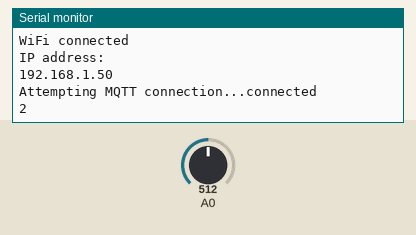
Bench run of a sketch on a simulated ESP8266 (NodeMCU). On the bench: the last lines printed to the serial monitor. The test bench sets the inputs (shaded band); at power-on: A0 = 512. WiFi joins after 1.5 s; servers stay silent unless stated; no MQTT or app messages arrive unless stated.

Above: at 2.7 s.
2.8 s: A0 set to 610
At 3.3 s:
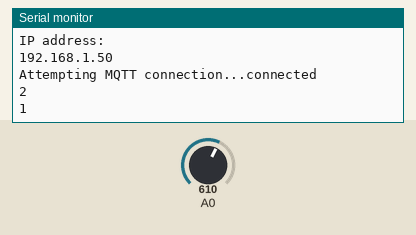
4.3 s: A0 set to 340
At 5.5 s:
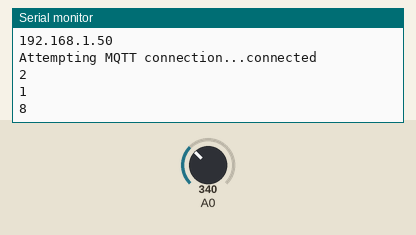
Timing chart, 0 to 7.3 s (numbered marks = the images above; inputs shaded):
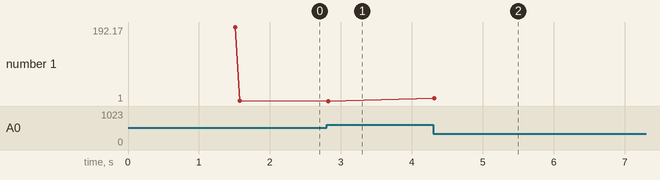

Measured:
- after the input at 2.8 s, the serial monitor: prints a new line at once (image 1)
- after the input at 4.3 s, the serial monitor: prints a new line at once (image 2)
- plotted number 1: 2 → 1 after the input at 2.8 s, 1 → 8 after the input at 4.3 s

The sketch:

Virtual_piano_tiles.ino
```cpp
/****************************************************
   Author: Atul Dubey
   Date: 05/10/2022
   Description:
      Thi code will help you get the analog readings
      from the Piano keys and then send corresponding
      signals over MQTT
 ****************************************************/

#include <ESP8266WiFi.h>
#include <PubSubClient.h>

const char* ssid = "WIFI SSID";
const char* password = "WIFI PASSWORD";
const char* mqtt_server = "WIFI BROKER ADDRESS";

WiFiClient espClient;
PubSubClient client(espClient);
long lastMsg = 0;
char msg[50];
int value = 0;

int r0 = 0;      //value of select pin at the 4051 (s0)
int r1 = 0;      //value of select pin at the 4051 (s1)
int r2 = 0;
int s0 = 4;
int s1 = 5;
int s2 = 12;
int d1, d2, d3, d4, d5, d6, d7;
int oldtemp = 0;
int newtemp = 0;
int count = 0;   //which y pin we are selecting
int threshold = 350;
void setup() {

  pinMode(s0, OUTPUT);
  pinMode(s1, OUTPUT);
  pinMode(s2, OUTPUT);
  Serial.begin(115200);
  setup_wifi();
  client.setServer(mqtt_server, 1883);
  client.setCallback(callback);
}
void setup_wifi() {

  delay(10);
  // We start by connecting to a WiFi network
  Serial.println();
  Serial.print("Connecting to ");
  Serial.println(ssid);

  WiFi.begin(ssid, password);

  while (WiFi.status() != WL_CONNECTED) {
    delay(500);
    Serial.print(".");
  }

  Serial.println("");
  Serial.println("WiFi connected");
  Serial.println("IP address: ");
  Serial.println(WiFi.localIP());
}
void callback(char* topic, byte* payload, unsigned int length) {
  Serial.print("Message arrived [");
  Serial.print(topic);
  Serial.print("] ");
}
void reconnect() {
  // Loop until we're reconnected
  while (!client.connected()) {
    Serial.print("Attempting MQTT connection...");
    // Attempt to connect
    if (client.connect("piano")) {
      Serial.println("connected");
      // Once connected, publish an announcement...
    } else {
      Serial.print("failed, rc=");
      Serial.print(client.state());
      Serial.println(" try again in 5 seconds");
      // Wait 5 seconds before retrying
      delay(5000);
    }
  }
}

void loop() {
  if (!client.connected()) {
    reconnect();
  }
  client.loop();

  int x[10];
  for (count = 0; count <= 6; count++) {
    // select the bit
    r0 = bitRead(count, 0);   // use this with arduino 0013 (and newer versions)
    r1 = bitRead(count, 1);   // use this with arduino 0013 (and newer versions)
    r2 = bitRead(count, 2);
    digitalWrite(s0, r0);
    digitalWrite(s1, r1);
    digitalWrite(s2, r2);
    //Either read or write the multiplexed pin here
    x[count] = analogRead(A0);
    //Serial.println(analogRead(A0));

  }
  d1 = x[0];
  d2 = x[1];
  d3 = x[2];
  d4 = x[3];
  d5 = x[4];
  d6 = x[5];
  d7 = x[6];
  if (d1 > 600)
  {
    newtemp = 1;
    // Serial.print('1');
  }
  else if (d2 > threshold)
  {
    newtemp = 2;
    //Serial.print('2');
  }
  else if (d3 > threshold)
  {
    newtemp = 3;
    //Serial.print('3');
  }
  else if (d4 > threshold)
  {
    newtemp = 4;
    //Serial.print('4');
  }
  else if (d5 > threshold)
  {
    newtemp = 5;
    //Serial.print('4');
  }
  else if (d6 > threshold)
  {
    newtemp = 6;
    //Serial.print('4');
  }
  else if (d7 > threshold)
  {
    newtemp = 7;
    //Serial.print('4');
  }
  else
  {
    newtemp = 8;
  }
  delay(10);
  if (newtemp != oldtemp)
  {
    if (newtemp == 1)
    {
      String msg = "1";
      char Y[10];
      msg.toCharArray(Y, 10);
      client.publish("drum", Y);
      Serial.println(Y);
    }
    if (newtemp == 2)
    {
      String msg = "2";
      char Y[10];
      msg.toCharArray(Y, 10);
      client.publish("drum", Y);
      Serial.println(Y);
    }
    if (newtemp == 3)
    {
      String msg = "3";
      char Y[10];
      msg.toCharArray(Y, 10);
      client.publish("drum", Y);
      Serial.println(Y);
    }

    if (newtemp == 4)
    {
      String msg = "4";
      char Y[10];
      msg.toCharArray(Y, 10);
      client.publish("drum", Y);
      Serial.println(Y);

    }
    if (newtemp == 5)
    {
      String msg = "5";
      char Y[10];
      msg.toCharArray(Y, 10);
      client.publish("drum", Y);
      Serial.println(Y);

    }
    if (newtemp == 6)
    {
      String msg = "6";
      char Y[10];
      msg.toCharArray(Y, 10);
      client.publish("drum", Y);
      Serial.println(Y);

    }
    if (newtemp == 7)
    {
      String msg = "7";
      char Y[10];
      msg.toCharArray(Y, 10);
      client.publish("drum", Y);
      Serial.println(Y);

    }

    if (newtemp == 8)
    {
      String msg = "8";
      char Y[10];
      msg.toCharArray(Y, 10);
      //client.publish("", Y);
      Serial.println(Y);

    }

    oldtemp = newtemp;
    //Serial.println(newtemp);
  }

}
```
